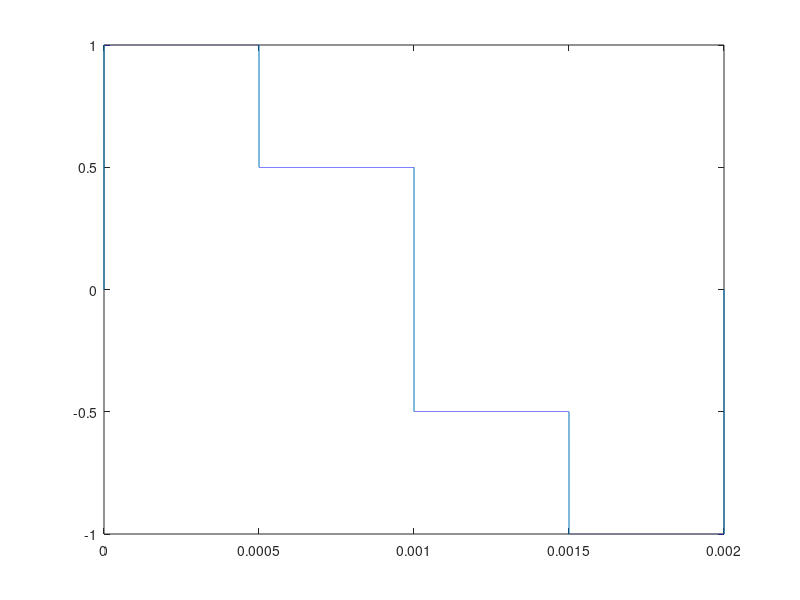
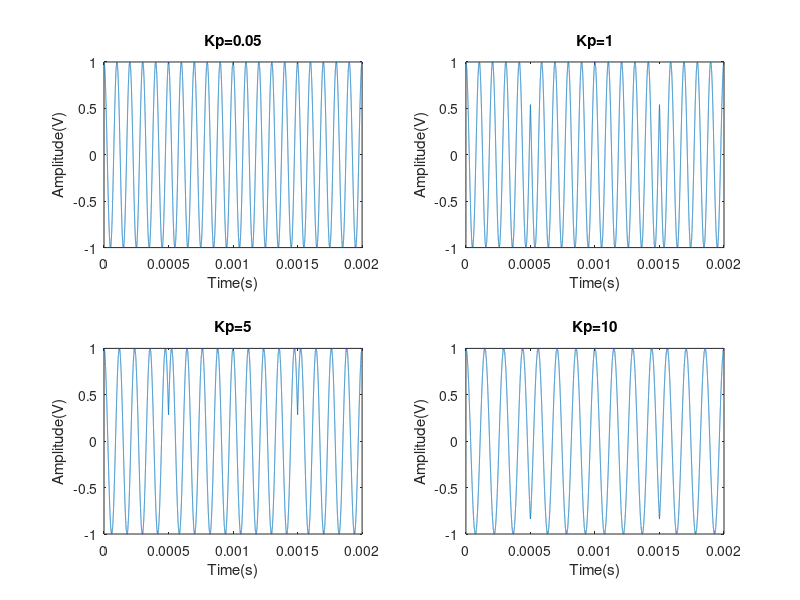

Here is the MATLAB script that generated these plots, in order: (Note: this script raises an error after producing the figures.)
n=100000;
t=linspace(0,2*10^-3,n);
fs=n/(2*10^-3);
%m1(t)
f=1/(1*10^-3);
m1=sawtooth(-2*pi*f*(t-0.5*10^-3));
plot(t,m1)

%m2(t)
m2= (t==0).*0+((t > 0)&(t<0.5*10^-3)).*1+((t > 0.5*10^-3)&(t<1*10^-3)).*0.5+((t > 1*10^-3)&(t<1.5*10^-3)).*-0.5+((t > 1.5*10^-3)&(t<2*10^-3)).*-1;
plot(t,m2)

%Carrier
fc=10000;

%Pulse Modulation for m1
kp=[0.05,1,5,10];
f1=figure;
ax=[ subplot(2,2,2) subplot(2,2,3) subplot(2,2,4)];
s1=0;
for i=1:length(kp)
    s1=1*cos(2*pi*fc*t+kp(i).*m1);
    subplot(2,2,i)
    plot(t,s1)
    title(['Kp=',num2str(kp(i))])
    xlabel('Time(s)')
    ylabel('Amplitude(V)')
end
sgtitle('Pulse Modulation of m1 for different values of Kp')


fc=10^4;
%Frequency Modulation for m2
s2=cos(2*pi*fc.*t+1000.*cumtrapz(t,m2));
subplot(2,1,1)
plot(t,s2)
title('Frequency Modulation of m_2')
xlabel('Time(s)')
ylabel('Amplitude(V)')

%Frequency Modulation for m1
s3=cos(2*pi*fc.*t+2000.*cumtrapz(t,m1));
subplot(2,1,2)
plot(t,s3)
title('Frequency Modulation of m_1')
xlabel('Time(s)')
ylabel('Amplitude(V)')